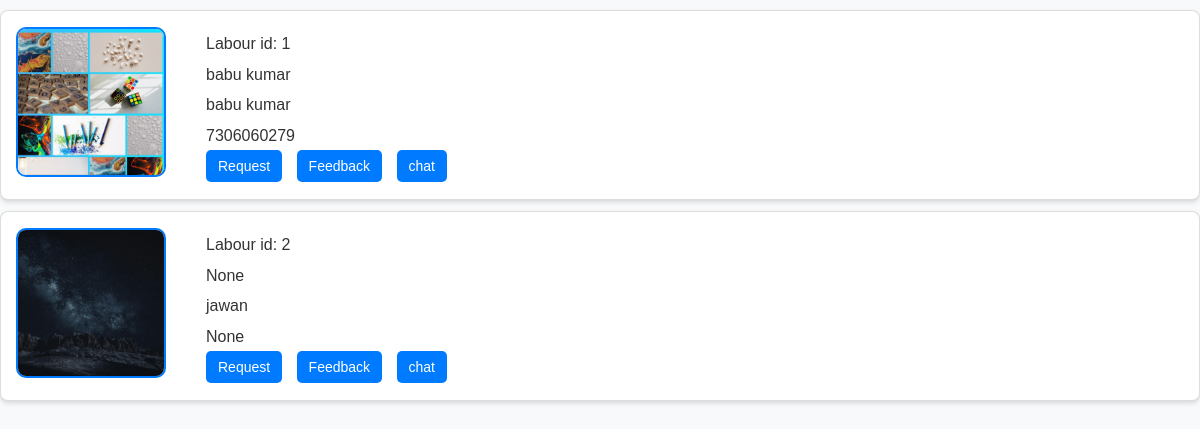
Before: /user/viewlabour/ with the older database file.
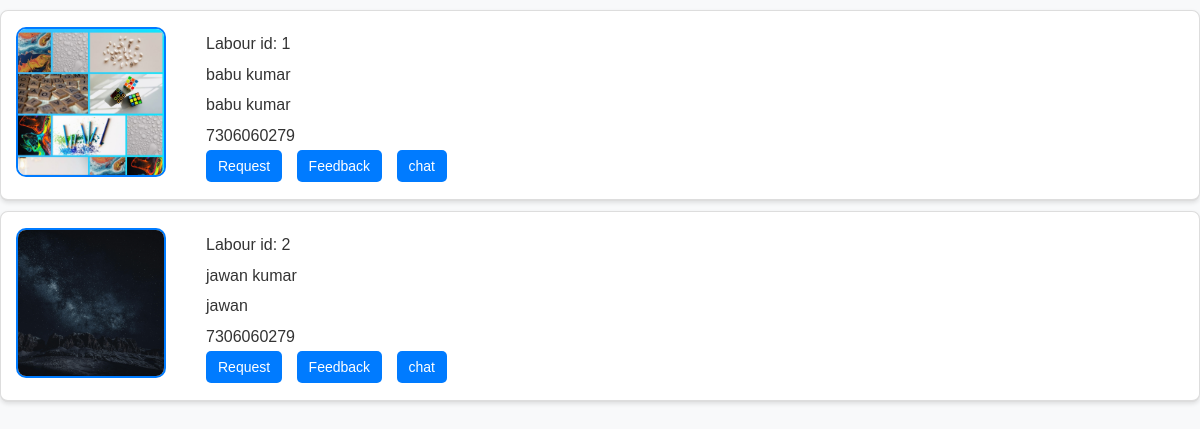
After: the same page with the newer database file.
### my_admin/models.py (models this page shows, shortened)
class LabourDetails(models.Model):
    gender=[
        ('MALE','male'),
        ('FEMALE','female'),
        ('OTHER','other')
    ]
    name=models.CharField(max_length=50,null=True,blank=True)
    age=models.DateField(null=True,blank=True)
    gender=models.CharField(max_length=50,null=True,blank=True,choices=gender)
    aadhar_no=models.IntegerField(null=True,blank=True)
    skills=models.CharField(max_length=600,null=True,blank=True)
    phone=models.CharField(max_length=20,null=True,blank=True)
    alternative_phone=models.CharField(max_length=20,null=True,blank=True)
    user_details=models.OneToOneField(LoginDetails,models.CASCADE,null=True,blank=True)
    photo = models.ImageField(null=True, blank=True, upload_to='labour_gallery')
    id_image = models.ImageField(null=True, blank=True, upload_to='labour_gallery')
    ration_card = models.ImageField(null=True, blank=True, upload_to='labour_gallery')
    updated_at = models.DateTimeField(auto_now_add=True)
    created_at = models.DateTimeField(auto_now_add=True)

### log_manager/models.py (models this page shows)
class LoginDetails(AbstractUser):
    USER_TYPE_CHOICES = [
        ('ADMIN', 'admin'),
        ('POLICESTATION', 'policestation'),
        ('USER', 'user'),
        ('LABOUR', 'labour'),
    ]
    user_type = models.CharField(max_length=22, choices=USER_TYPE_CHOICES, blank=True, null=True)
    status = models.CharField(default='pending', max_length=10, choices=[
        ('pending', 'Pending'),
        ('verified', 'Verified'),
        ('rejected', 'Rejected'),
    ])
    is_active = models.BooleanField(default=True)
    created_at = models.DateTimeField(auto_now_add=True)
    updated_at = models.DateTimeField(auto_now=True)

### public/views.py (the view)
# urls.py: path('viewlabour/', ViewLabour.as_view(), name='viewlabour'),
class ViewLabour(View):
    def get(self,request):
        labours=LabourDetails.objects.select_related('user_details').all()
        return render(request,'user/view_labours.html',{'labour':labours})

### template/user/view_labours.html (shortened to what this page needs)
{% load static %}
<!DOCTYPE html>
<html lang="en">
<head>
    <link rel="stylesheet" href="{% static 'css/user_home.css' %}">
</head>
<body>
{% for lab in labour %}
{% if not lab %}
<P>no labours in the list</P>
{% else %}
<div class="labour-profile">
    <img src="{{ lab.photo.url }}" height="150px" width="150px">
    <div>
        <p>Labour id: {{ lab.id }}</p>
        <p>{{ lab.name }}</p>
        <p>{{ lab.user_details.username }}</p>
        <p>{{ lab.phone }}</p>
        <a href="{% url 'request_worker' lab.id %}">Request</a>
        <a href="{% url 'labour_feedback' lab.id %}">Feedback</a>
        <a href="{% url 'workerchat' lab.id %}">chat </a>
    </div>
</div>
{% endif %}
{% endfor %}
</body>
</html>

Changed rows visible on the page:
changed LabourDetails "jawan": name "None" → "jawan kumar"; phone "None" → "7306060279"
